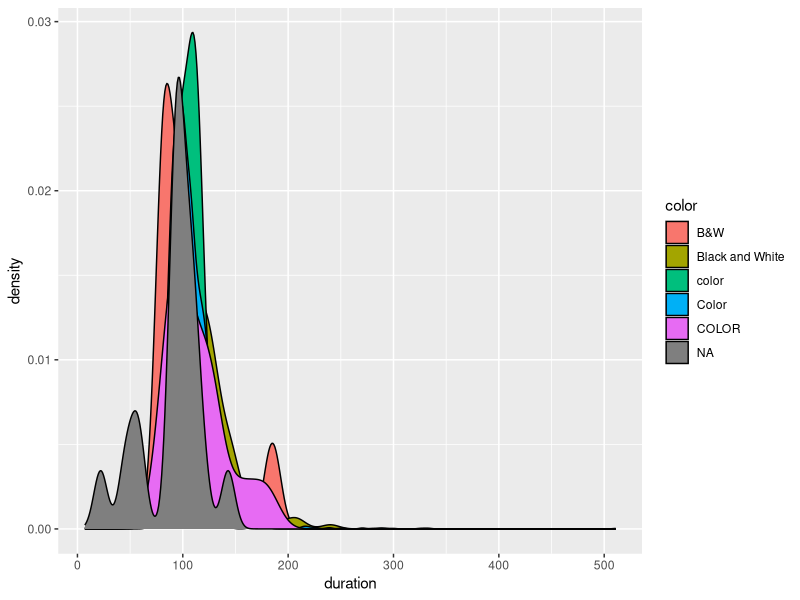
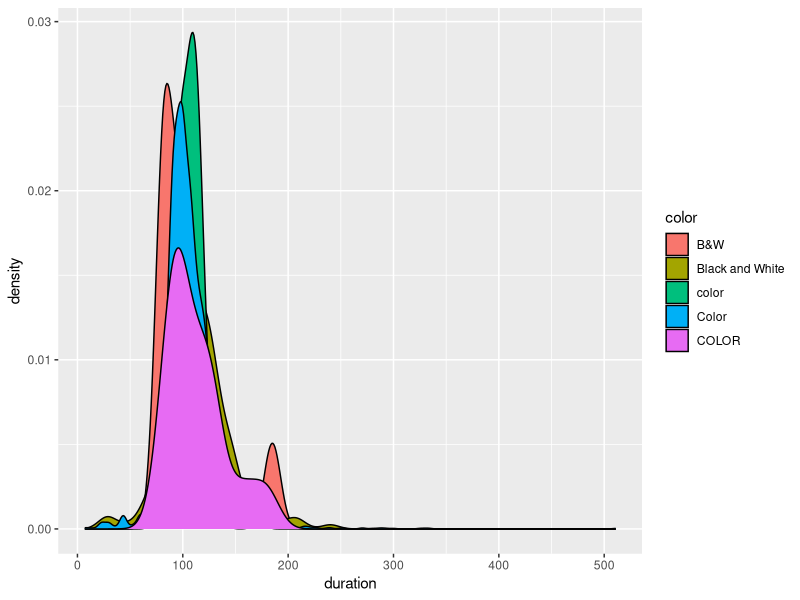
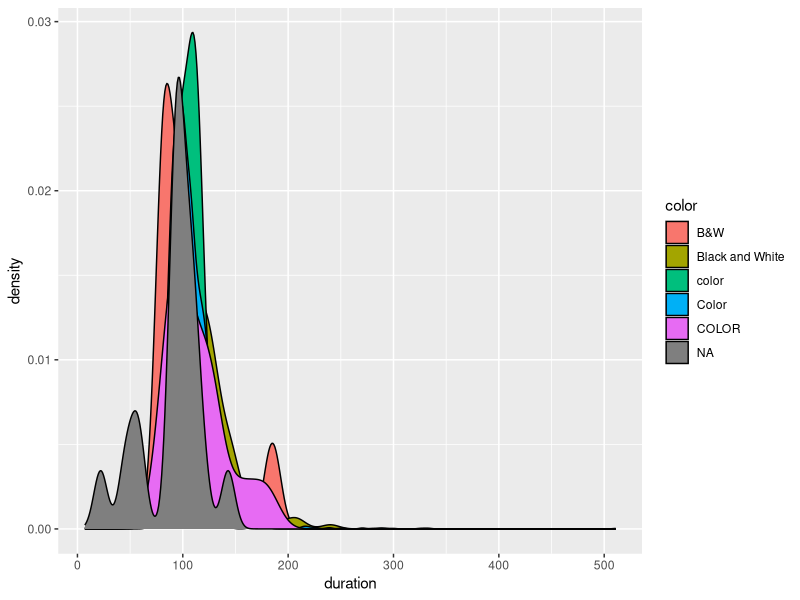
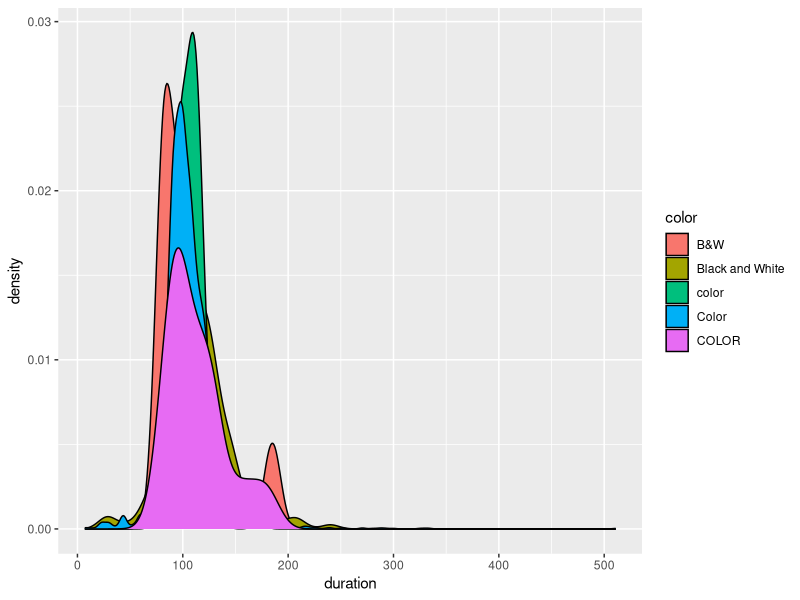

Write the R code that produced these figures, in order.
## ---- chunk 1
library(tidyverse)
imdb_data <- read_csv("imdb_5000_messy.csv")
## ---- chunk 2
# This should be the folder where you stored this qmd!
getwd()
## ---- chunk 3
imdb_temp <- read_csv("imdb_5000_messy.csv")
## ---- chunk 4
# Try importing only the first 5 rows
# read_csv("___", n_max = ___)
## ---- chunk 5
library(tidyverse)

imdb_messy <- read_csv("imdb_5000_messy.csv")
View(imdb_messy)

## ---- chunk 6
imdb_messy |>
  mutate(across(where(is.character), as.factor)) |>  # convert characters to factors in order to summarize
  summary()
## ---- chunk 7
imdb_messy |> 
  count(color)
## ---- chunk 8
imdb_temp <- imdb_messy |> 
  mutate(color = fct_recode(color,
                            "Color" = "COLOR",
                            "Color" = "color",
                            "Black_White" = "B&W",
                            "Black_White" = "Black and White"))

imdb_temp |> 
  count(color)
## ---- chunk 9
imdb_temp <- imdb_messy |> 
  mutate(color = str_replace(color, "COLOR", "Color"),
         color = str_replace(color, "color", "Color"),
         color = str_replace(color, "B&W", "Black_White"),
         color = str_replace(color, "Black and White", "Black_White"))

imdb_temp |> 
  count(color)
## ---- chunk 10
# Count the total number of rows in imdb_messy
nrow(imdb_messy)

# Then count the number of NAs in each column
colSums(is.na(imdb_messy))

imdb_messy |> 
  filter(is.na(actor_1_facebook_likes))
## ---- chunk 11
imdb_messy |> 
  filter(is.na(actor_1_facebook_likes))
## ---- chunk 12
imdb_messy |> 
  summarize(mean(duration, na.rm = TRUE))
## ---- chunk 13
imdb_temp <- drop_na(imdb_messy)
nrow(imdb_temp)
## ---- chunk 14
colSums(is.na(imdb_temp))
## ---- chunk 15
ggplot(imdb_messy, aes(x = duration, fill = color)) +
  geom_density()
## ---- chunk 16
imdb_temp <- imdb_messy |> 
  select(duration, color) |> 
  drop_na()
dim(imdb_temp)
## ---- chunk 17
ggplot(imdb_temp, aes(x = duration, fill = color)) +
  geom_density()
## ---- chunk 18
imdb_temp <- imdb_messy |> 
  mutate(actor_1_facebook_likes =
         replace_na(actor_1_facebook_likes, 0))

imdb_temp |> 
  summarize(sum(is.na(actor_1_facebook_likes)))
## ---- chunk 19
imdb_messy |>
  mutate(across(where(is.character), as.factor)) |>  # convert characters to factors in order to summarize
  summary()
## ---- chunk 20
imdb_messy |> 
  count(color)
## ---- chunk 21
imdb_temp <- imdb_messy |> 
  mutate(color = fct_recode(color,
                            "Color" = "COLOR",
                            "Color" = "color",
                            "Black_White" = "B&W",
                            "Black_White" = "Black and White"))

imdb_temp |> 
  count(color)
## ---- chunk 22
imdb_temp <- imdb_messy |> 
  mutate(color = str_replace(color, "COLOR", "Color"),
         color = str_replace(color, "color", "Color"),
         color = str_replace(color, "B&W", "Black_White"),
         color = str_replace(color, "Black and White", "Black_White"))

imdb_temp |> 
  count(color)
## ---- chunk 23
# Count the total number of rows in imdb_messy
nrow(imdb_messy)

# Then count the number of NAs in each column
colSums(is.na(imdb_messy))
## ---- chunk 24
imdb_messy |> 
  filter(is.na(actor_1_facebook_likes))
## ---- chunk 25
imdb_messy |> 
  summarize(mean(duration, na.rm = TRUE))
## ---- chunk 26
imdb_temp <- drop_na(imdb_messy)
nrow(imdb_temp)
colSums(is.na(imdb_temp))
## ---- chunk 27
ggplot(imdb_messy, aes(x = duration, fill = color)) +
  geom_density()
## ---- chunk 28
# Approach 1
imdb_temp <- imdb_messy |> 
  select(duration, color) |> 
  drop_na()
dim(imdb_temp)

# Approach 2
imdb_temp <- imdb_messy |> 
  filter(!is.na(duration), !is.na(color))
dim(imdb_temp)

# Plot
ggplot(imdb_temp, aes(x = duration, fill = color)) +
  geom_density()
## ---- chunk 29
imdb_temp <- imdb_messy |> 
  mutate(actor_1_facebook_likes =
         replace_na(actor_1_facebook_likes, 0))

imdb_temp |> 
  summarize(sum(is.na(actor_1_facebook_likes)))
